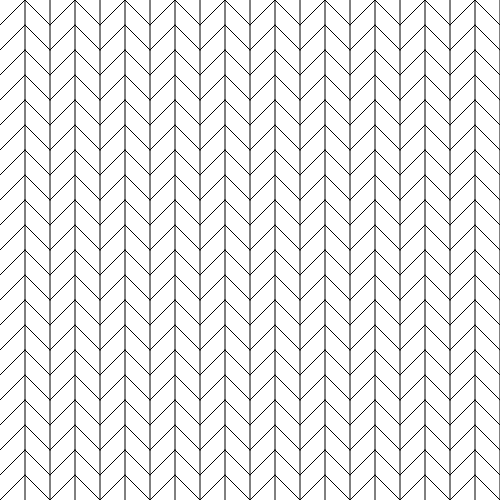
Frame 1 (no input)
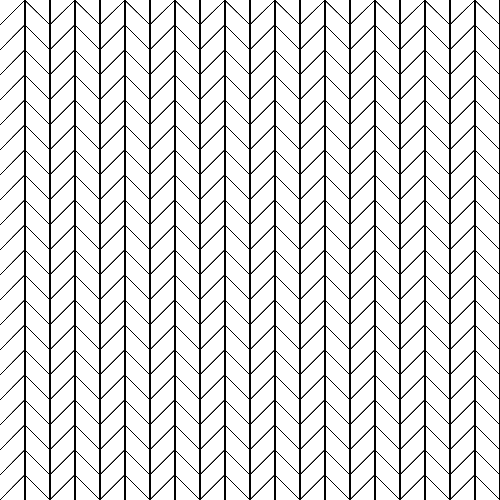
Frame 60 (no input)
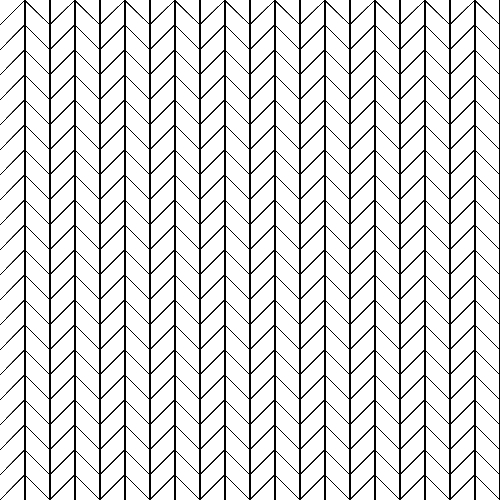
Frame 120 (the mouse pressed at the canvas centre since frame 60)

The p5.js sketch that drew these frames (run headless with seeded random() and noise() and a simulated clock; from frame 60 on, the mouse is pressed at the canvas centre):

// p5.js sketch
// ── sketch.js


function setup() {
  createCanvas(500,500);
  background(255);
}

function draw(){
  let unit = 25;
  for (let x = 25; x < width; x = x + 50) {
    for (let y = 25; y < height; y = y + 50){

    herringBone(x,y,25);
    
  } 
} 
}

function herringBone(xVal, yVal, unit) {
	stroke(0);
	strokeWeight(1);

	line(xVal, yVal, xVal - unit, yVal + unit);
	line(xVal, yVal, xVal + unit, yVal + unit);
	line(xVal, yVal - unit, xVal - unit, yVal);
	line(xVal, yVal - unit, xVal + unit, yVal);
	line(xVal, yVal - unit, xVal, yVal + unit);
	line(xVal + unit, yVal - unit, xVal + unit, yVal + unit);
} 




//fill(random(255), 0, random(255));
